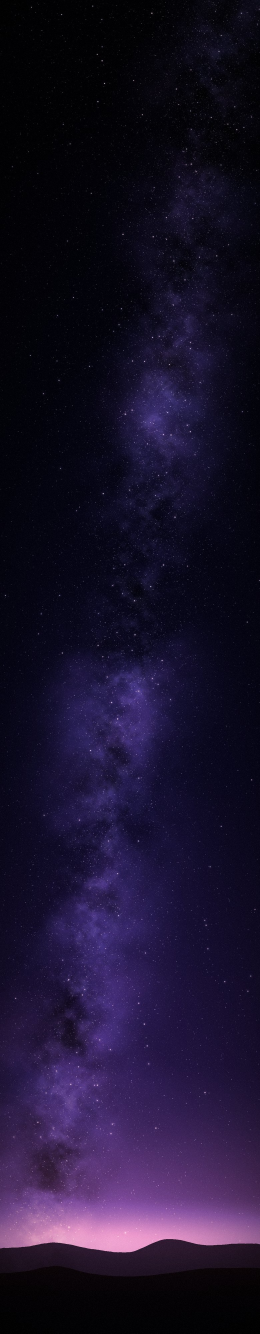
#> input picture docs/design/nocturne/assets/sky_world.jpg, 780 x 4000 px (shown at 1/3 size)
$ python make_sky_pano.py ../assets/sky_world.jpg ../assets/sky_world.jpg
#> lines starting #> are read from the running program, lines starting #| are printed output that depends on the picture
"""우리의 하늘 360° 원본 만들기 — patch10 (R17 2부 2-1)

외부 사진 · 실존 장소 사진을 쓰지 않는다. 재료는 앱의 하늘 그림 `sky_world.jpg` 하나와 계산(잡음 · 점)뿐이다.

만드는 규칙
  1. 투영: **원통 띠**. 가로 = 방향 0°~360°(끊김 없이 이어짐), 세로 = 높이 −15°(지평선 아래) ~ +90°(천정).
     C01과 같은 배율 — 지평선 → 천정 90°가 C01의 하늘 높이 779pt다. 그래서 1° = 8.656pt, 한 바퀴 = 3116pt, 띠 높이 = 909pt.
  2. 들어가는 방향(0°~45°)에는 **C01이 보이는 바로 그 구간**(`sky_world.jpg` 위에서 620pt ~ 1399pt)을 그대로 심는다.
     C01 → 둘러보기로 들어갈 때 화면이 한 픽셀도 바뀌지 않는다. 양옆 15°에 걸쳐 계산한 하늘과 섞는다.
  3. 은하수는 하나의 큰 원이다 — 0° 쪽(C01 그림의 은하수)에서 솟아 천정을 지나 **180° 쪽으로 내려간다**. 띠에서는 0°와 180°에 세로 줄기 두 개,
     천정 가까이(위 12%)에서는 하늘 전체가 은은하게 밝다(원통 띠에서 천정은 한 점이 가로로 늘어난 것이라 무늬를 두지 않고 고르게 녹인다).
  4. 색은 C01 그림에서 뽑는다 — 줄마다 그림 가장자리 열의 색(위 어둠 → 아래 보랏빛). 지평선 빛은 넣지 않는다(C01 그림에 없다).
  5. 배경 별 = 점. 은하수 안이 더 촘촘하다. 크기 3단(0.8 · 1.2 · 1.8px@1x), 밝기 고르게 흩음. **반짝이는 별은 그림에 넣지 않는다**(앱이 CSS로 20개만 숨 쉬게 한다).
  6. 가로로 끊김이 없게 모든 잡음 · 별 · 줄기를 둘레로 감아 계산한다(왼쪽 끝 = 오른쪽 끝).
  7. 크기: 1.25x — 3896 × 1136px JPEG(품질 86). LG V40 텍스처 한도 4096px 안. 앱은 이 그림 두 장을 이어 붙여 옮긴다(보드 17-d 표).

사용: python make_sky_pano.py <sky_world.jpg 경로> <출력 경로>   (numpy · Pillow)
같은 입력이면 같은 그림이 나온다(시드 고정).
"""
import sys
import numpy as np
from PIL import Image, ImageFilter

S = 1.25                     # 배율(px/pt)
PT_PER_DEG = 779 / 90        # C01: 지평선 → 천정 = 779pt
W = int(round(360 * PT_PER_DEG * S / 8)) * 8      # 3896
H_SKY = int(round(779 * S))                        # 974  (지평선 줄)
H = int(round(909 * S / 8)) * 8                    # 1136
CROP_W = int(round(390 * S))                       # 488 = 45°
FEATHER = int(round(15 * PT_PER_DEG * S))          # 15°
SEED = 20261123


def periodic_noise(h, w, scales, rng):
    """가로로 이어지는 잡음 — 작은 격자를 둘레로 감아 키운다."""
    out = np.zeros((h, w), np.float32)
    amp = 1.0
    for cells in scales:
        gw, gh = cells, max(2, int(cells * h / w * 2))
        g = rng.random((gh, gw)).astype(np.float32)
        g = np.concatenate([g, g[:, :1]], axis=1)          # 둘레로 감기
        im = Image.fromarray((g * 255).astype(np.uint8)).resize((w + w // gw, h), Image.BICUBIC)
        out += amp * (np.asarray(im, np.float32)[:, :w] / 255.0)
        amp *= 0.55
    out -= out.min(); out /= max(out.max(), 1e-6)
    return out


def wrap_dx(x, c, w):
    d = np.abs(x - c)
    return np.minimum(d, w - d)


def main(src, dst):
#> called with src = '../assets/sky_world.jpg', dst = '../assets/sky_world.jpg'
    rng = np.random.default_rng(SEED)
    sky = Image.open(src).convert('RGB')
#> sky is the input picture: PIL image 780x4000 RGB; mean R, G, B 26.7, 18.3, 44.4
    sw, sh = sky.size                                  # 780 x 4000 (2x)
#> sw = 780; sh = 4000
    # C01 구간: 위에서 620pt ~ 1399pt (2x px 1240 ~ 2798)
    crop = sky.crop((0, 1240, sw, 2798)).resize((CROP_W, H_SKY), Image.LANCZOS)
    c = np.asarray(crop, np.float32)

    # 4. 줄마다 평균색 (은하수를 빼려고 어두운 쪽 40% 값)
    edges = np.concatenate([c[:, :40], c[:, -40:]], axis=1)
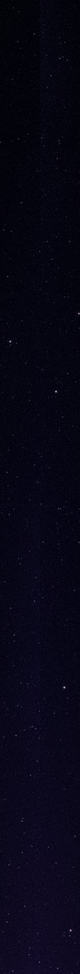
#> edges: shape (974, 80, 3) float32; mean R, G, B 7.7, 6.2, 21.4
    row = np.median(edges, axis=1)                     # H_SKY x 3 - 그림 가장자리 열의 색(이음매가 맞게)
#> row = 974 rows, first 8: [3, 4, 11], [3, 3.5, 11], [3, 3, 10], [3, 3, 11], [4, 4, 11], [3, 4, 11], [3, 3.5, 11], [3, 3, 11]
    row = np.asarray(Image.fromarray(row[None].astype(np.uint8)).filter(ImageFilter.GaussianBlur(0)), np.float32)[0]
#> row = 974 rows, first 8: [3, 4, 11], [3, 3, 11], [3, 3, 10], [3, 3, 11], [4, 4, 11], [3, 4, 11], [3, 3, 11], [3, 3, 11]
    k = np.ones(31) / 31
    row = np.stack([np.convolve(np.pad(row[:, i], 15, mode='edge'), k, 'valid') for i in range(3)], 1)
#> row = 974 rows, first 8: [3.1, 3.77, 11.03], [3.1, 3.77, 11.03], [3.1, 3.74, 11.03], [3.1, 3.71, 11.03], [3.13, 3.71, 11.03], [3.16, 3.71, 11.06], [3.16, 3.68, 11.06], [3.16, 3.68, 11.06]
    base = np.zeros((H, W, 3), np.float32)
    base[:H_SKY] = row[:, None, :]
    # 지평선 아래: 땅 쪽으로 잉크까지(앱이 지평선 실루엣을 위에 그린다)
    t = np.linspace(0, 1, H - H_SKY)[:, None, None] ** 0.5
    base[H_SKY:] = np.array([16, 12, 30], np.float32) * (1 - t) + np.array([8, 6, 14], np.float32) * t
    # 지평선 빛(위 10°)
    y = np.arange(H, dtype=np.float32)[:, None]
    glow_h = 10 * PT_PER_DEG * S
    glow = np.exp(-np.clip(H_SKY - y, 0, None) / glow_h) * (y <= H_SKY)
    base += glow[..., None] * np.array([0, 0, 0], np.float32)   # C01 그림에 지평선 빛이 없다 - 넣지 않는다(앱의 지평선 실루엣이 받는다)

    # 3. 은하수 — 0°(그림 가운데)와 180°에 세로 줄기. 줄기 중심은 C01 그림의 은하수 위치를 따라 높이마다 흔들린다
    lum = c.mean(2)
    prof = np.asarray(Image.fromarray(lum.astype(np.uint8)).filter(ImageFilter.GaussianBlur(18)), np.float32)
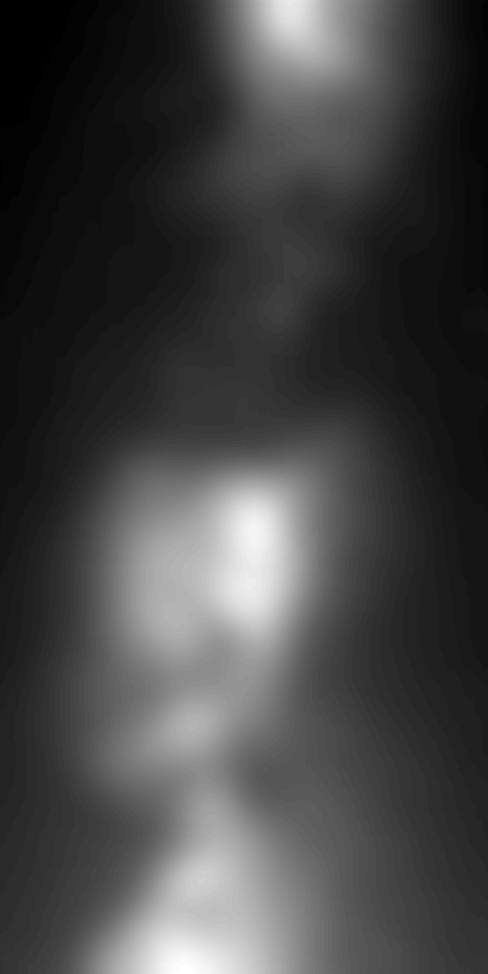
#> prof: shape (974, 488) float32; min 5, max 76, mean 24.1; drawn with min black and max white
    band_x0 = prof.argmax(1).astype(np.float32)        # 그림 안 은하수 중심(높이마다)
#> band_x0 = 974 values, max 315 at index 426, min 166 at index 930, mean 241.1
    band_x0 = np.convolve(np.pad(band_x0, 40, mode='edge'), np.ones(81) / 81, 'valid')
#> band_x0 = 974 values, max 294.1 at index 98, min 173.5 at index 955, mean 241
    xs = np.arange(W, dtype=np.float32)[None, :]
    el = (H_SKY - y) / (PT_PER_DEG * S)                # 높이(도)
    width = (7 + 4 * np.clip(1 - el / 90, 0, 1)) * PT_PER_DEG * S  # 아래가 넓다
    centers = [band_x0[:, None] if False else None]
    m = np.zeros((H, W), np.float32)
    yy = np.clip(np.arange(H), 0, H_SKY - 1)
    c0 = band_x0[yy][:, None]                          # 0° 줄기 = 그림 그대로의 자리
#> c0 = 1136 values, max 294.1 at index 98, min 173.5 at index 955, mean 231.6
    c1 = (c0 + W / 2 + 60 * np.sin(np.arange(H)[:, None] / 140.0)) % W   # 180° 줄기 = 반대편, 다르게 흔들림
#> c1 = 1136 values, max 2285.5 at index 120, min 2081.8 at index 730, mean 2188.8
    m += np.exp(-(wrap_dx(xs, c0, W) / width) ** 2)
    m += 0.85 * np.exp(-(wrap_dx(xs, c1, W) / width) ** 2)
    top = np.exp(-(y / (0.12 * H_SKY)) ** 2)            # 천정 고르게
    m = np.clip(m + 0.35 * top, 0, 1.2) * (y <= H_SKY + 6)
    tex = periodic_noise(H, W, [12, 36, 110, 320], rng)
#> after the loop in periodic_noise, `for cells in scales:`: amp = 0.0915
    dust = periodic_noise(H, W, [20, 70, 200], rng)
#> call 2 of periodic_noise, with h = 1136, w = 3896
#> after the loop in periodic_noise (call 2), `for cells in scales:`:
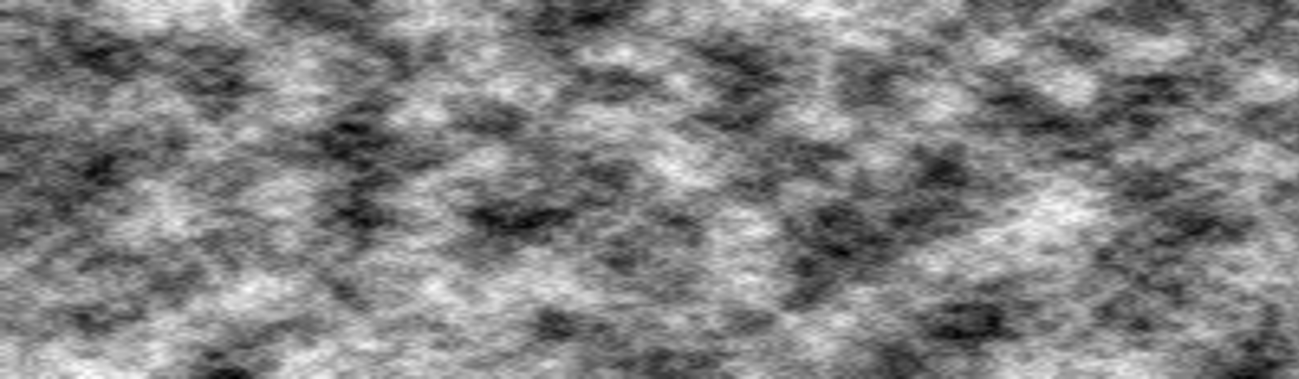
#> out: shape (1136, 3896) float32 (shown at 1/3 size); min 0.0285, max 1.81, mean 0.931; drawn with min black and max white
#> after the loop in periodic_noise (call 2), `for cells in scales:`: amp = 0.166
    band_col = np.array([96, 74, 150], np.float32)
#> band_col = [96, 74, 150]
    lane_col = np.array([-22, -18, -30], np.float32)
#> lane_col = [-22, -18, -30]
    grain = periodic_noise(H, W, [600, 1400], rng)
#> call 3 of periodic_noise, with h = 1136, w = 3896
#> after the loop in periodic_noise (call 3), `for cells in scales:`:
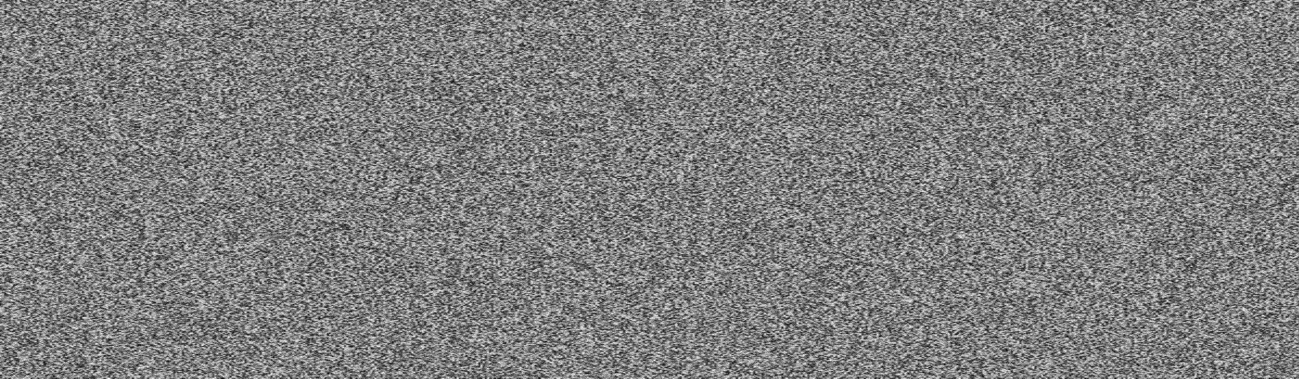
#> out: shape (1136, 3896) float32 (shown at 1/3 size); min 0, max 1.55, mean 0.771; drawn with min black and max white
#> after the loop in periodic_noise (call 3), `for cells in scales:`: amp = 0.303
    base += (m * (0.15 + 1.25 * tex ** 2.2) * (0.75 + 0.5 * grain))[..., None] * band_col * 0.62
    base += (m * np.clip(dust - 0.55, 0, 1) * 3.2)[..., None] * lane_col
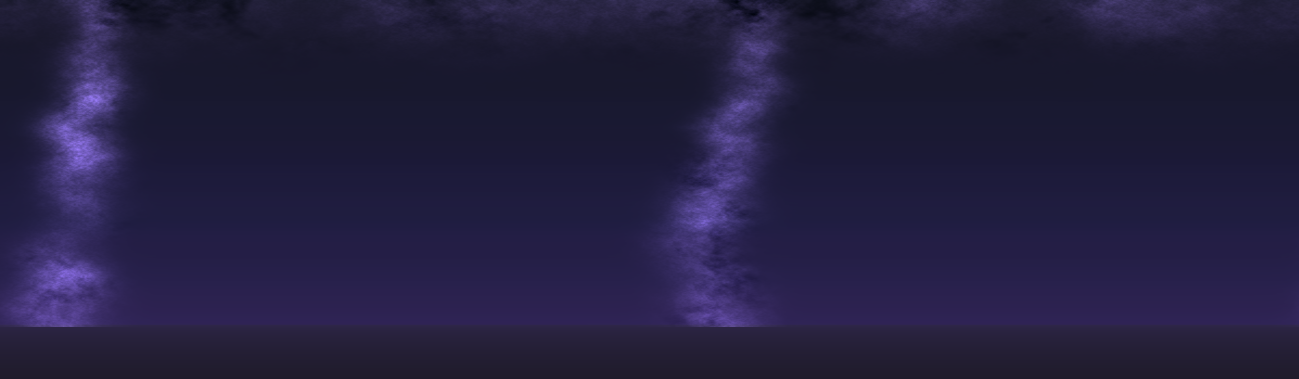
#> base: shape (1136, 3896, 3) float32 (shown at 1/3 size); mean of channels 0, 1, 2 10.1, 8.1, 24.5; drawn with min black and max white

    # 5. 별
    n = int(W * H_SKY / 700)
    px = rng.random(n) * W
    py = rng.random(n) ** 1.15 * H_SKY
    keep = rng.random(n) < (0.35 + 0.65 * m[py.astype(int), px.astype(int)].clip(0, 1))
    px, py = px[keep], py[keep]
#> px = 2385 values, max 3894 at index 1535, min 7.82 at index 2353, mean 1851; py = 2385 values, max 973.2 at index 2326, min 0.0542 at index 1614, mean 430.1
    size = rng.choice([0.8, 1.2, 1.8], len(px), p=[0.72, 0.22, 0.06]) * S
#> size = 2385 values, max 2.25 at index 24, min 1 at index 0, mean 1.19
    bright = rng.uniform(60, 200, len(px)) * rng.choice([1.0, 0.55], len(px), p=[0.35, 0.65])
#> bright = 2385 values, max 200 at index 1747, min 33.03 at index 1207, mean 91.27
    stars = np.zeros((H, W), np.float32)
    for dx in (-1, 0, 1, 2):
        for dy in (-1, 0, 1, 2):
            fx = np.floor(px) + dx; fy = np.floor(py) + dy
            d2 = (fx + 0.5 - px) ** 2 + (fy + 0.5 - py) ** 2
            w_ = np.exp(-d2 / (2 * (size / 2.2) ** 2))
            ok = (fy >= 0) & (fy < H)
            np.add.at(stars, (fy[ok].astype(int), (fx[ok].astype(int)) % W), (bright * w_)[ok])
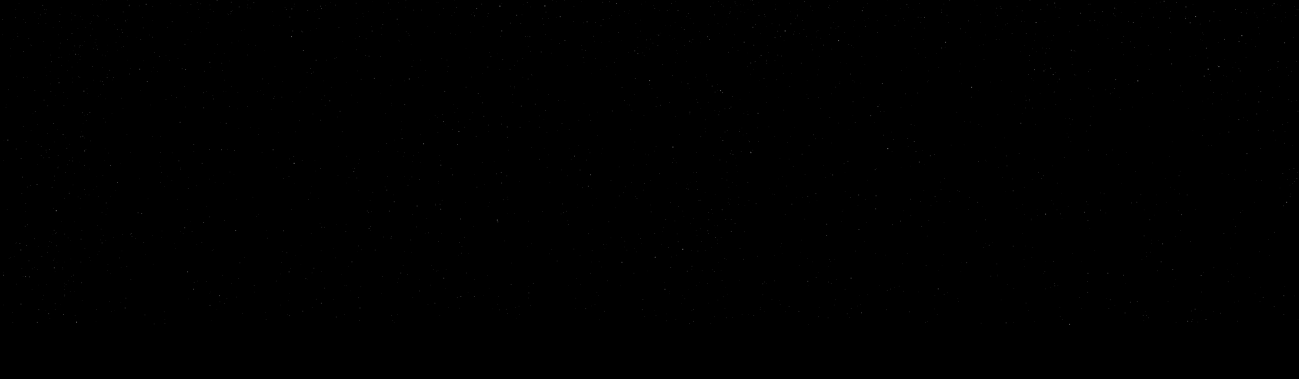
#> stars: shape (1136, 3896) float32 (shown at 1/3 size); min 0, max 187.7, mean 0.1
    star_tint = np.array([0.95, 0.93, 1.0], np.float32)
#> star_tint = [0.95, 0.93, 1]
    base += np.clip(stars, 0, 255)[..., None] * star_tint

    # 2. C01 구간 심기 — 0° ~ 45°는 그림 그대로(들어갈 때 화면이 바뀌지 않는다).
    #    창 밖 양옆 15°는 그림을 거울로 이어 붙이고 계산한 하늘로 서서히 넘긴다(경계선이 생기지 않게)
    out = np.clip(base, 0, 255)
#> out: shape (1136, 3896, 3) float32
    out[:H_SKY, :CROP_W] = c
    ramp = (np.cos(np.linspace(0, np.pi, FEATHER)) + 1) / 2          # 1 → 0
    mir_r = c[:, ::-1][:, :FEATHER]                                     # 오른쪽 바깥 = 오른쪽 끝에서 거울
    mir_l = c[:, :FEATHER][:, ::-1]                                     # 왼쪽 바깥(둘레 끝) = 왼쪽 끝에서 거울
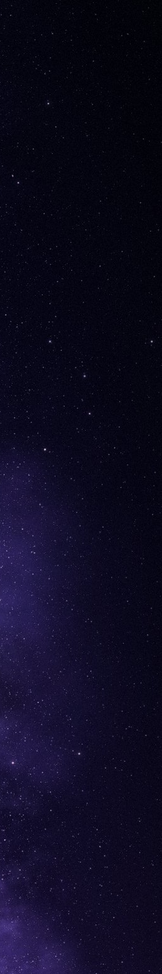
#> mir_l: shape (974, 162, 3) float32; mean R, G, B 13.3, 10.3, 32.5
    for i in range(FEATHER):
        a = ramp[i]
        xr = CROP_W + i
        out[:H_SKY, xr] = mir_r[:, i] * a + out[:H_SKY, xr] * (1 - a)
        xl = (W - 1 - i) % W
        out[:H_SKY, xl] = mir_l[:, FEATHER - 1 - i] * a + out[:H_SKY, xl] * (1 - a)
    Image.fromarray(out.astype(np.uint8)).save(dst, quality=86, optimize=True)
    print(dst, W, H, 'horizon row', H_SKY, 'entry window x 0 ..', CROP_W)


if __name__ == '__main__':
    main(sys.argv[1], sys.argv[2])
